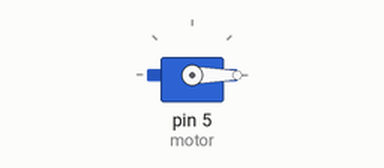
The sketch below on a simulated Arduino Uno, built with avr-gcc and run on an emulated ATmega328P. On the bench: servo.

Above: at 0.1 s.
At 1.1 s:
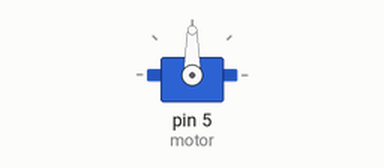
At 23.2 s:
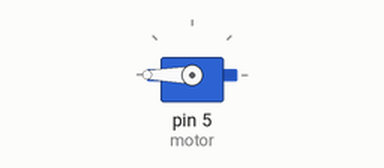
Timing chart, 0 to 40.0 s (numbered marks = the images above):
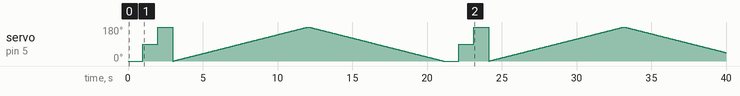

The sketch:

sketch_may26e.ino
```cpp
#include <Servo.h>
//Crear una variable de tipo Servo para el motor
Servo motor;

//Variable para controlar la posición del motor
int posicion = 0;

void setup() {
  Serial.begin(9600);
  // Indicar en que pin PWM está conectado el motor
  motor.attach(5);

}

void loop() {
  motor.write(0);   // Levar al motor a la posición 0 grados
  delay(1000);
  motor.write(90);  // Levar al motor a la posición 90 grados
  delay(1000);
  motor.write(180); // Levar al motor a la posición 180 grados
  delay(1000);

  //Mover el motor desde 0 grados hasta 180 grados
  for (posicion=0; posicion<=180; posicion++) {
    motor.write(posicion);
    delay(50);  //Mover un grado cada 50 milisegundos
  }

  //Mover el motor desde 180 grados hasta 0 grados
  for (posicion=180; posicion>=0; posicion--) {
    motor.write(posicion);
    delay(50);  //Mover un grado cada 50 milisegundos
  }

 }
```
